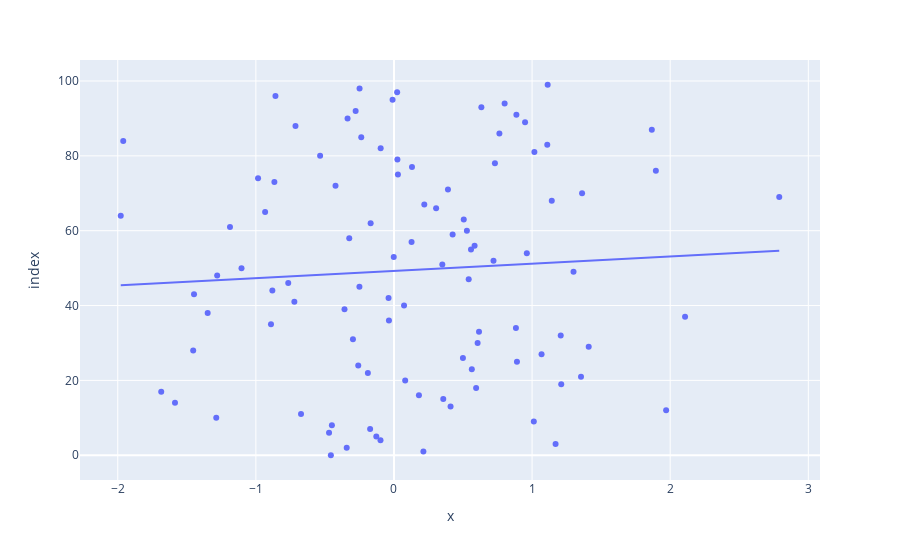

The cell this chart's notebook holds for it:
### Code cell
'''
@Author: Rashmi
@Date: 2021-10-9 13:00
@Last Modified by: Rashmi
@Last Modified time: 2021-10-9 13:30
@Title :Write a program to draw line and scatter plots for random 100 x and y coordinates'''

import numpy as np
import plotly.express as px
import pandas as pd

x_value = np.random.randn(100) 
y_value = np.random.randn(100)
fig = px.scatter(x_value,y_value,trendline="ols")         #pip install statsmodels

fig.show()
